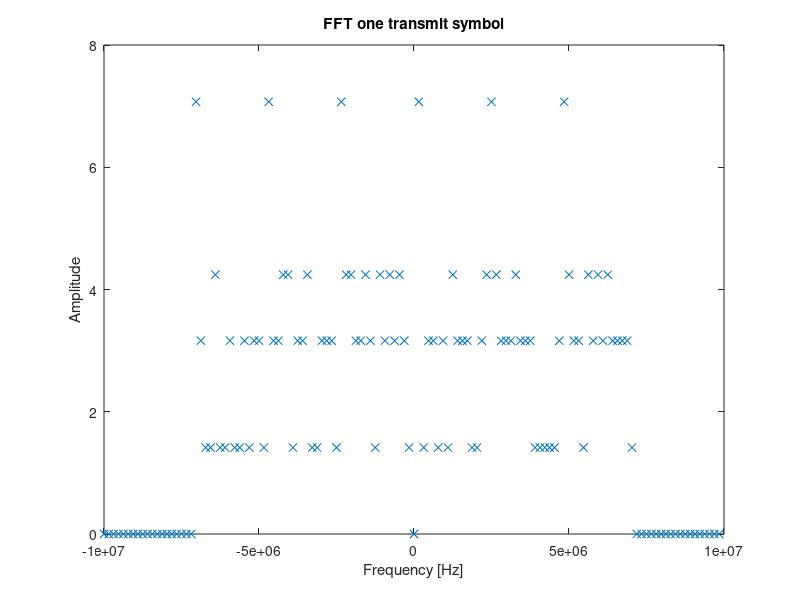
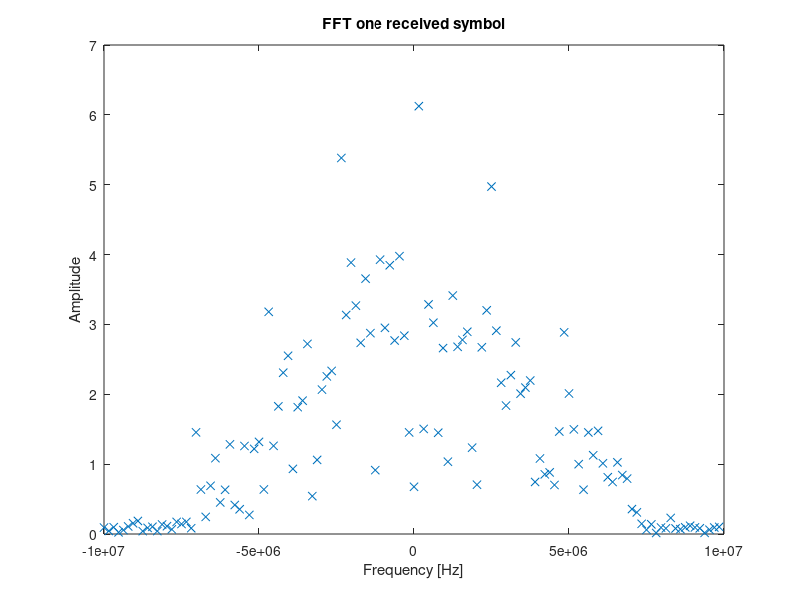
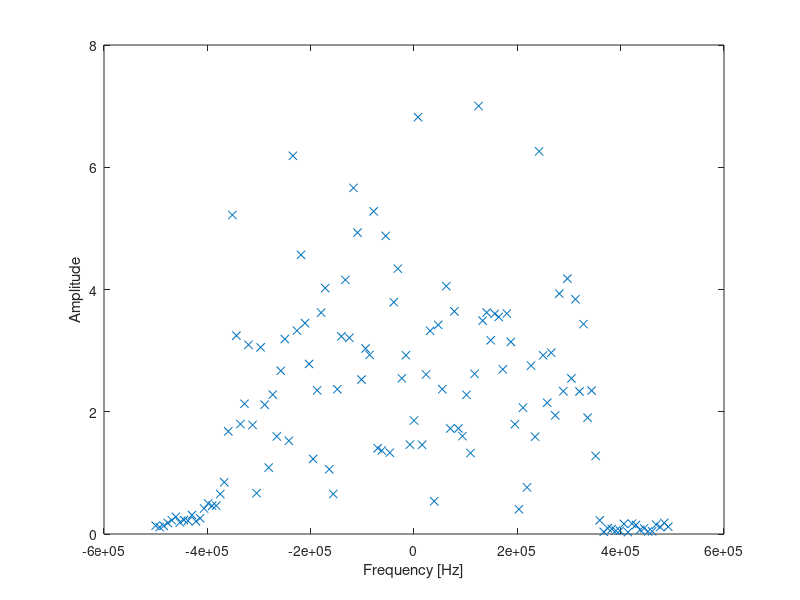

The MATLAB source for these figures, in order:

clc
close all
clear variables

data = load('Rx_OFDM_19_11_2020.mat');
Tx_data = data.save_data_tx;
Rx_data = data.Rx_OFDM_19_11_2020;

data_fs_1MHz = load('Rx_OFDM_19_11_2020_fs_1Mhz.mat');
Rx_data_1MHz = data_fs_1MHz.Rx_OFDM_19_11_2020_fs_1Mhz;

fs = 20e6;

% Spectrum transmitted data
figure
plot(-fs/2:fs/128:fs/2-fs/128, abs(fftshift(fft(Tx_data(9+[1:128])))), 'x')
title('FFT one transmit symbol')
xlabel('Frequency [Hz]')
ylabel('Amplitude')


% Spectrum received data
tmp = Rx_data(2575+[1:1370]);

figure
plot(-fs/2:fs/128:fs/2-fs/128, abs(fftshift(fft(tmp(9+[1:128])))), 'x')
title('FFT one received symbol')
xlabel('Frequency [Hz]')
ylabel('Amplitude')


% Spectrum received data 1MHz
fs = 1e6;
figure
for k=9 
    tmp=Rx_data_1MHz(2660+k+[1:128]);
    plot(-fs/2:fs/128:fs/2-fs/128, abs(fftshift(fft(tmp))),'x');
    xlabel('Frequency [Hz]')
    ylabel('Amplitude')
%     pause;
end